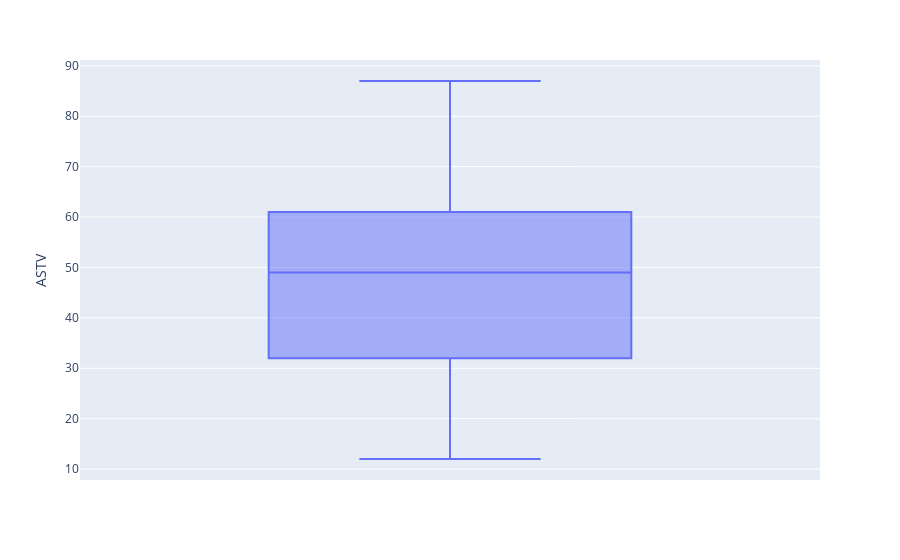

Here is the notebook cell this chart was saved with:
### Code cell
#create a box plot
fig = px.box(df_cleaned, y="ASTV")
fig.show()

### Figure 1 — Plotly figure (JSON) as saved in the notebook; plotly's stock layout.template omitted (floating-point values rounded to 4 significant figures; data arrays with more than 128 entries replaced by an {"elided": "..."} marker saying what was removed)
{"data": [{"alignmentgroup": "True", "hovertemplate": "ASTV=%{y}<extra></extra>", "legendgroup": "", "marker": {"color": "#636efa"}, "name": "", "notched": false, "offsetgroup": "", "orientation": "v", "showlegend": false, "type": "box", "x0": " ", "xaxis": "x", "y": {"elided": "2129 int values"}, "y0": " ", "yaxis": "y"}], "layout": {"boxmode": "group", "legend": {"tracegroupgap": 0}, "margin": {"t": 60}, "xaxis": {"anchor": "y", "domain": [0, 1]}, "yaxis": {"anchor": "x", "domain": [0, 1], "title": {"text": "ASTV"}}}}
